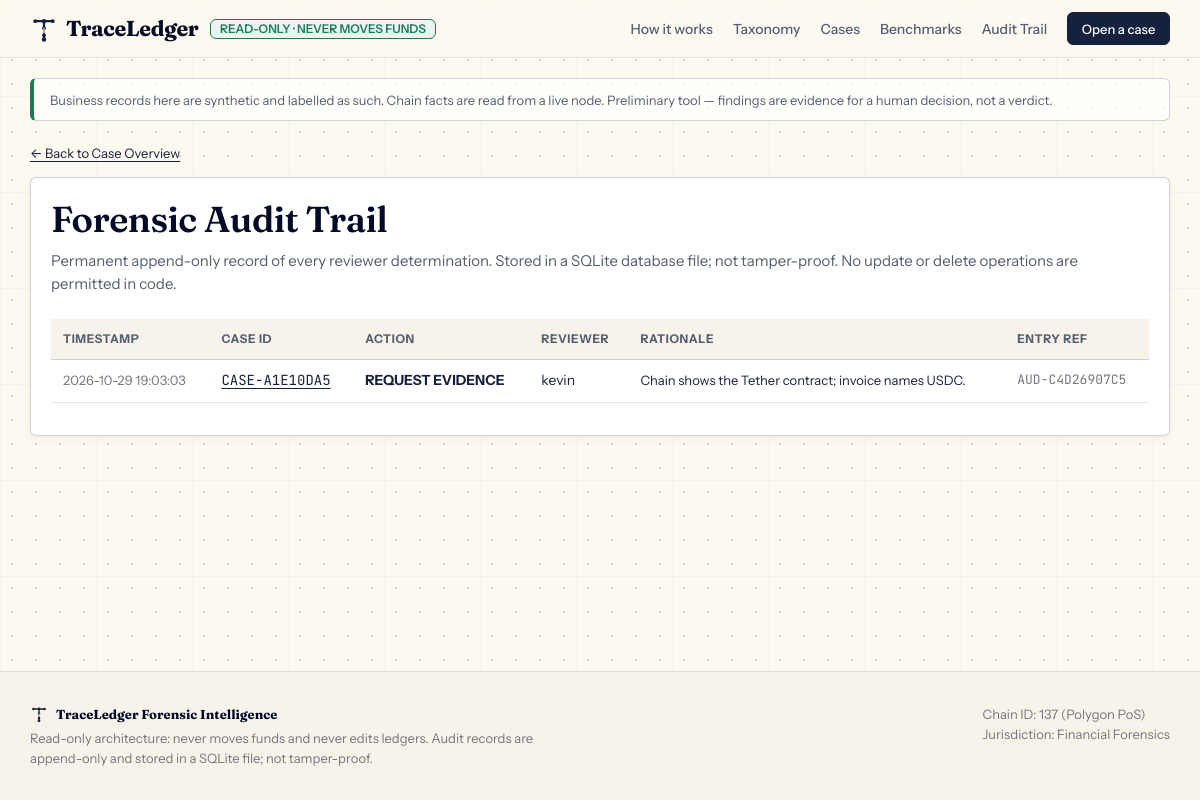
The page /audit on the database as committed earlier.
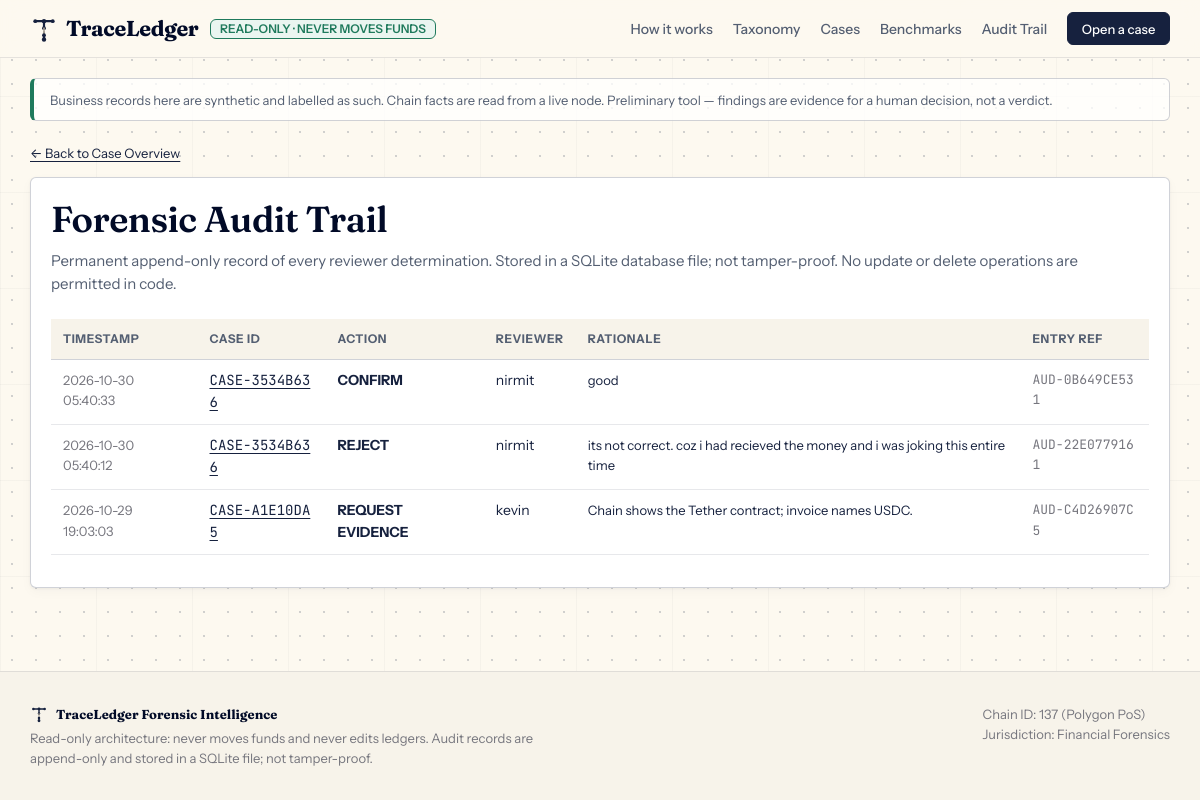
The same page on the database as committed later.
### tables this page shows
CREATE TABLE audit_log (
    entry_id     TEXT PRIMARY KEY,
    case_id      TEXT NOT NULL,
    at           REAL NOT NULL,
    actor        TEXT NOT NULL,
    action       TEXT NOT NULL,
    rationale    TEXT NOT NULL,
    context      TEXT NOT NULL      -- what the reviewer was looking at, as JSON
);

### traceledger/web/app.py (the view)
    @app.route("/audit")
    def audit():
        return render_template("audit.html", audit=store.audit_trail())

### traceledger/store.py (called while the page is built)
    def audit_trail(self, case_id: str | None = None) -> list[AuditEntry]:
        if case_id:
            rows = self._conn.execute(
                "SELECT * FROM audit_log WHERE case_id = ? ORDER BY at", (case_id,)).fetchall()
        else:
            rows = self._conn.execute("SELECT * FROM audit_log ORDER BY at DESC").fetchall()
        return [AuditEntry(entry_id=r["entry_id"], case_id=r["case_id"], at=r["at"],
                           actor=r["actor"], action=r["action"], rationale=r["rationale"],
                           context=json.loads(r["context"])) for r in rows]

### traceledger/web/templates/audit.html (shortened to what this page needs)
{% extends "base.html" %}
{% block content %}
<div style="margin-bottom: var(--space-md);">
  <a href="{{ url_for('index') }}" class="text-small">&larr; Back to Case Overview</a>
</div>
<section class="vellum-card-solid">
  <h1>Forensic Audit Trail</h1>
  <p class="text-secondary" style="margin-bottom: 1.5rem;">
    Permanent append-only record of every reviewer determination.
    Stored in a SQLite database file; not tamper-proof. No update or delete operations are permitted in code.
  </p>
  {% if audit %}
  <div class="table-wrap">
    <table>
      <thead>
        <tr>
          <th>Timestamp</th>
          <th>Case ID</th>
          <th>Action</th>
          <th>Reviewer</th>
          <th>Rationale</th>
          <th>Entry Ref</th>
        </tr>
      </thead>
      <tbody>
        {% for a in audit %}
        <tr>
          <td class="text-small text-muted">{{ a.at | ts }}</td>
          <td>
            <a href="{{ url_for('case_detail', case_id=a.case_id) }}" class="text-mono font-bold">
              {{ a.case_id }}
            </a>
          </td>
          <td><strong>{{ a.action | replace('_', ' ') | upper }}</strong></td>
          <td>{{ a.actor }}</td>
          <td class="text-small">{{ a.rationale }}</td>
          <td class="text-mono text-small text-muted">{{ a.entry_id }}</td>
        </tr>
        {% endfor %}
      </tbody>
    </table>
  </div>
  {% else %}
  <p class="text-muted">No audit trail entries recorded yet.</p>
  {% endif %}
</section>
{% endblock %}

### traceledger/web/templates/base.html (shortened to what this page needs)
<!doctype html>
<html lang="en">
<head>
  <link rel="stylesheet" href="{{ url_for('static', filename='css/app.css') }}">
</head>
<body class="blueprint-drafting-bg">
  <div class="page-canvas">
    <header class="site-header">
      <div class="container header-inner">
        <a href="{{ url_for('index') }}" class="brand-lockup" aria-label="TraceLedger Home">
          <img src="{{ url_for('static', filename='brand/logo-mark.svg') }}" width="28" height="28" alt="TraceLedger Thread Logo">
          <span style="font-family: var(--font-serif); font-size: 1.35rem; font-weight: 700; color: var(--ink-title); letter-spacing: -0.02em;">TraceLedger</span>
          <span class="badge" style="background:#eaf5f0; color:#1F7A5C; border:1px solid #1F7A5C; margin-left: 4px;">READ-ONLY &middot; NEVER MOVES FUNDS</span>
        </a>
        <nav>
          <ul class="nav-links">
            <li><a href="{{ url_for('index') }}#how-it-works">How it works</a></li>
            <li><a href="{{ url_for('index') }}#taxonomy">Taxonomy</a></li>
            <li><a href="{{ url_for('index') }}#cases">Cases</a></li>
            <li><a href="{{ url_for('index') }}#benchmarks">Benchmarks</a></li>
            <li><a href="{{ url_for('audit') }}">Audit Trail</a></li>
            <li><a href="{{ url_for('index') }}#ingest-form" class="btn btn-primary" style="color: #ffffff !important; padding: 0.35rem 0.85rem; font-size: 0.8125rem;">Open a case</a></li>
          </ul>
        </nav>
      </div>
    </header>
    <main class="container" style="padding-top: var(--space-lg); padding-bottom: var(--space-2xl);">
      <p class="notice-banner">Business records here are synthetic and labelled as such. Chain facts are read from a live node. Preliminary tool &mdash; findings are evidence for a human decision, not a verdict.</p>
      {% block content %}{% endblock %}
    </main>
    <footer class="site-footer">
      <div class="container" style="display: flex; justify-content: space-between; align-items: flex-start; flex-wrap: wrap; gap: var(--space-md);">
        <div>
          <div style="display:flex; align-items:center; gap:0.5rem; margin-bottom:0.25rem;">
            <img src="{{ url_for('static', filename='brand/logo-mark.svg') }}" width="18" height="18" alt="">
            <strong style="color:var(--ink-title); font-family:var(--font-serif);">TraceLedger Forensic Intelligence</strong>
          </div>
          <p class="text-small text-muted" style="margin: 0; max-width: 540px;">
            Read-only architecture: never moves funds and never edits ledgers.
            Audit records are append-only and stored in a SQLite file; not tamper-proof.
          </p>
        </div>
        <div class="text-small text-muted">
          <div>Chain ID: 137 (Polygon PoS)</div>
          <div>Jurisdiction: Financial Forensics</div>
        </div>
      </div>
    </footer>
  </div>
</body>
</html>

Rows that differ between the two databases and show on the page:
added audit_log: at|ts "2026-10-30 05:40:33", case_id "CASE-3534B636", action "CONFIRM", actor "nirmit", rationale "good", entry_id "AUD-0B649CE531"
added audit_log: at|ts "2026-10-30 05:40:12", case_id "CASE-3534B636", action "REJECT", actor "nirmit", rationale "its not correct. coz i had recieved the money and i was joking this entire time", entry_id "AUD-22E0779161"
